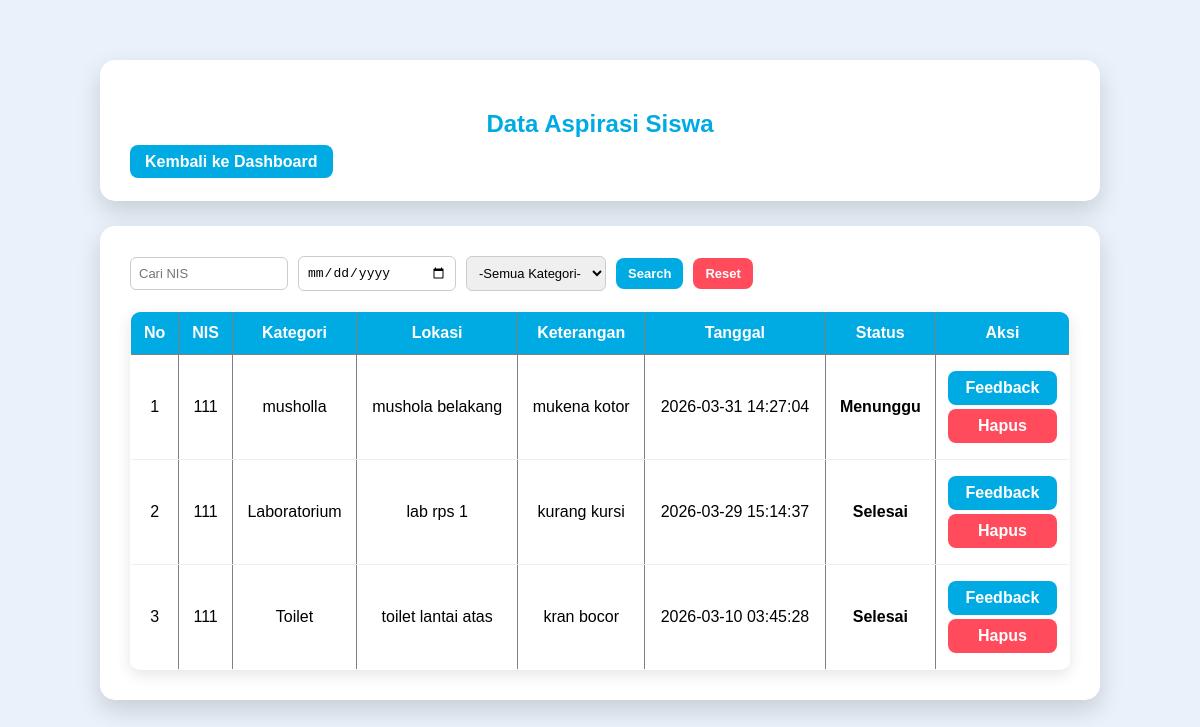
Screenshot of /admin/data_aspirasi.php?nis=111 (signed in) with the database file from the repository.
### tables this page shows
CREATE TABLE `input_aspirasi` (
  `id_pelaporan` int(5) NOT NULL,
  `nis` int(10) NOT NULL,
  `id_kategori` int(5) NOT NULL,
  `lokasi` varchar(50) NOT NULL,
  `ket` varchar(50) NOT NULL,
  `tanggal` timestamp NOT NULL DEFAULT current_timestamp()
);

CREATE TABLE `kategori` (
  `id_kategori` int(5) NOT NULL,
  `ket_kategori` varchar(30) NOT NULL
);

CREATE TABLE `aspirasi` (
  `id_aspirasi` int(5) NOT NULL,
  `status` enum('menunggu','proses','selesai') NOT NULL,
  `id_pelaporan` int(5) NOT NULL,
  `feedback` varchar(50) NOT NULL
);

### admin/data_aspirasi.php (the view, shortened to what this page needs)
<?php
include "../db.php";
$nis      = isset($_GET['nis']) ? $_GET['nis'] : '';
$sql = "SELECT
            input_aspirasi.*,
            aspirasi.status,
            kategori.ket_kategori
        FROM input_aspirasi
        LEFT JOIN aspirasi
            ON input_aspirasi.id_pelaporan = aspirasi.id_pelaporan
        LEFT JOIN kategori
            ON input_aspirasi.id_kategori = kategori.id_kategori
        WHERE 1=1";
if ($nis != '') {
    $sql .= " AND input_aspirasi.nis LIKE '%$nis%'";
}
$sql .= " ORDER BY input_aspirasi.id_pelaporan DESC";
$query = mysqli_query($conn, $sql);
?>
<!DOCTYPE html>
<html>
<head>
    <link rel="stylesheet" href="../aset/css/style.css">
</head>
<body class="admin-page">
    <div class="container">
        <div class="card">
            <h2>Data Aspirasi Siswa</h2>
            <a href="dashboard.php" class="btn">Kembali ke Dashboard</a>
        </div>
        <div class="card">
            <form method="GET" class="search-form">
                <input type="text" name="nis" placeholder="Cari NIS">
                <input type="date" name="tanggal">
                <select name="kategori">
                    <option value="">-Semua Kategori-</option>
                </select>
                <button type="submit" class="btn">Search</button>
                <a href="data_aspirasi.php" class="btn logout">Reset</a>
            </form>
            <table border="1" width="100%" cellpadding="10" cellspacing="0">
                <tr>
                    <th>No</th>
                    <th>NIS</th>
                    <th>Kategori</th>
                    <th>Lokasi</th>
                    <th>Keterangan</th>
                    <th>Tanggal</th>
                    <th>Status</th>
                    <th>Aksi</th>
                </tr>
                <?php
                if (mysqli_num_rows($query) == 0) {
                ?>
                    <tr>
                        <td colspan="8" style="text-align:center;">
                            Belum ada data aspirasi
                        </td>
                    </tr>
                <?php
                } else {
                    $no = 1;
                    while ($data = mysqli_fetch_assoc($query)) {
                        $status = $data['status'] ? $data['status'] : 'menunggu';
                ?>
                        <tr>
                            <td><?php echo $no++; ?></td>
                            <td><?php echo $data['nis']; ?></td>
                            <td><?php echo $data['ket_kategori']; ?></td>
                            <td><?php echo $data['lokasi']; ?></td>
                            <td><?php echo $data['ket']; ?></td>
                            <td><?php echo $data['tanggal']; ?></td>
                            <td class="status">
                                <?php echo ucfirst($status); ?>
                            </td>
                            <td>
                                <a href="feedback.php?id=<?php echo $data['id_pelaporan']; ?>" class="btn">
                                    Feedback
                                </a>
                                <a href="hapus.php?id=<?php echo $data['id_pelaporan']; ?>"
                                   class="btn logout"
                                   onclick="return confirm('Yakin ingin hapus data ini?')">
                                    Hapus
                                </a>
                            </td>
                        </tr>
                <?php
                    }
                }
                ?>
            </table>
        </div>
    </div>
</body>
</html>

### aset/css/style.css (style rules this page uses)
body { margin:0; font-family: Arial, Helvetica, sans-serif; }
.admin-page { background:#E9F1FA; min-height:100vh; }
.container { width:85%; max-width:1000px; margin:auto; padding-top:60px; }
.card { background:#FFFFFF; padding:30px; border-radius:15px; margin-bottom:25px; box-shadow:0 10px 25px rgba(0,0,0,0.15); }
.card h2, .card h3 { margin-bottom:15px; color:#00ABE4; }
form { display:flex; flex-direction:column; }
input,select,textarea { padding:8px; border-radius:6px; border:1px solid #ccc; }
form input, form select { padding:10px; border-radius:8px; border:1px solid #ccc; font-size:14px; }
form button { padding:10px; border:none; border-radius:8px; background:#00ABE4; color:#FFFFFF; font-size:16px; cursor:pointer; }
.search-form { display:flex; flex-direction:row; gap:10px; align-items:center; flex-wrap:wrap; margin-bottom:20px; }
.search-form input, .search-form select { width:140px; padding:8px; border-radius:6px; border:1px solid #ccc; font-size:13px; }
.search-form button, .search-form .btn { padding:8px 12px; font-size:13px; }
table { width:100%; border-collapse:collapse; background:#FFFFFF; border-radius:10px; overflow:hidden; box-shadow:0 5px 15px rgba(0,0,0,0.1); }
table th { background:#00ABE4; color:#FFFFFF; padding:12px; font-weight:bold; }
table td { padding:12px; text-align:center; border-bottom:1px solid #eee; }
.status { font-weight:bold; text-align:center; color:black; }
.btn { background:#00ABE4; color:#FFFFFF; padding:8px 15px; border-radius:8px; text-decoration:none; font-weight:bold; }
.logout { background:#ff4b5c; }
td .btn { display:block; margin:4px 0; text-align:center; }
.card h2 { text-align: center; margin-bottom: 15px; }

### rows the page displays
input_aspirasi: nis "111", id_kategori.ket_kategori "musholla", lokasi "mushola belakang", ket "mukena kotor", tanggal "2026-03-31 14:27:04", status "Menunggu"
input_aspirasi: nis "111", id_kategori.ket_kategori "Laboratorium", lokasi "lab rps 1", ket "kurang kursi", tanggal "2026-03-29 15:14:37", aspirasi.status "Selesai"
input_aspirasi: nis "111", id_kategori.ket_kategori "Toilet", lokasi "toilet lantai atas", ket "kran bocor", tanggal "2026-03-10 03:45:28", aspirasi.status "Selesai"
